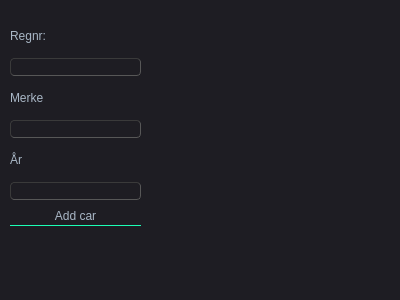
<?xml version="1.0" encoding="UTF-8"?>
<ui version="4.0">
 <class>addcar</class>
 <widget class="QDialog" name="addcar">
  <property name="geometry">
   <rect>
    <x>0</x>
    <y>0</y>
    <width>400</width>
    <height>300</height>
   </rect>
  </property>
  <property name="windowTitle">
   <string>Dialog</string>
  </property>
  <property name="styleSheet">
   <string notr="true">QMainWindow {
	background-color:#1e1d23;
}
QDialog {
	background-color:#1e1d23;
}
QColorDialog {
	background-color:#1e1d23;
}
QTextEdit {
	background-color:#1e1d23;
	color: #a9b7c6;
}
QPlainTextEdit {
	selection-background-color:#007b50;
	background-color:#1e1d23;
	border-style: solid;
	border-top-color: transparent;
	border-right-color: transparent;
	border-left-color: transparent;
	border-bottom-color: transparent;
	border-width: 1px;
	color: #a9b7c6;
}
QPushButton{
	border-style: solid;
	border-top-color: transparent;
	border-right-color: transparent;
	border-left-color: transparent;
	border-bottom-color: transparent;
	border-width: 1px;
	border-style: solid;
	color: #a9b7c6;
	padding: 2px;
	background-color: #1e1d23;
}
QPushButton::default{
	border-style: inset;
	border-top-color: transparent;
	border-right-color: transparent;
	border-left-color: transparent;
	border-bottom-color: #04b97f;
	border-width: 1px;
	color: #a9b7c6;
	padding: 2px;
	background-color: #1e1d23;
}
QToolButton {
	border-style: solid;
	border-top-color: transparent;
	border-right-color: transparent;
	border-left-color: transparent;
	border-bottom-color: #04b97f;
	border-bottom-width: 1px;
	border-style: solid;
	color: #a9b7c6;
	padding: 2px;
	background-color: #1e1d23;
}
QToolButton:hover{
	border-style: solid;
	border-top-color: transparent;
	border-right-color: transparent;
	border-left-color: transparent;
	border-bottom-color: #37efba;
	border-bottom-width: 2px;
	border-style: solid;
	color: #FFFFFF;
	padding-bottom: 1px;
	background-color: #1e1d23;
}
QPushButton:hover{
	border-style: solid;
	border-top-color: transparent;
	border-right-color: transparent;
	border-left-color: transparent;
	border-bottom-color: #37efba;
	border-bottom-width: 1px;
	border-style: solid;
	color: #FFFFFF;
	padding-bottom: 2px;
	background-color: #1e1d23;
}
QPushButton:pressed{
	border-style: solid;
	border-top-color: transparent;
	border-right-color: transparent;
	border-left-color: transparent;
	border-bottom-color: #37efba;
	border-bottom-width: 2px;
	border-style: solid;
	color: #37efba;
	padding-bottom: 1px;
	background-color: #1e1d23;
}
QPushButton:disabled{
	border-style: solid;
	border-top-color: transparent;
	border-right-color: transparent;
	border-left-color: transparent;
	border-bottom-color: #808086;
	border-bottom-width: 2px;
	border-style: solid;
	color: #808086;
	padding-bottom: 1px;
	background-color: #1e1d23;
}
QLineEdit {
	border-width: 1px; border-radius: 4px;
	border-color: rgb(58, 58, 58);
	border-style: inset;
	padding: 0 8px;
	color: #a9b7c6;
	background:#1e1d23;
	selection-background-color:#007b50;
	selection-color: #FFFFFF;
}
QLabel {
	color: #a9b7c6;
}
QLCDNumber {
	color: #37e6b4;
}
QProgressBar {
	text-align: center;
	color: rgb(240, 240, 240);
	border-width: 1px; 
	border-radius: 10px;
	border-color: rgb(58, 58, 58);
	border-style: inset;
	background-color:#1e1d23;
}
QProgressBar::chunk {
	background-color: #04b97f;
	border-radius: 5px;
}
QMenuBar {
	background-color: #1e1d23;
}
QMenuBar::item {
	color: #a9b7c6;
  	spacing: 3px;
  	padding: 1px 4px;
  	background: #1e1d23;
}

QMenuBar::item:selected {
  	background:#1e1d23;
	color: #FFFFFF;
}
QMenu::item:selected {
	border-style: solid;
	border-top-color: transparent;
	border-right-color: transparent;
	border-left-color: #04b97f;
	border-bottom-color: transparent;
	border-left-width: 2px;
	color: #FFFFFF;
	padding-left:15px;
	padding-top:4px;
	padding-bottom:4px;
	padding-right:7px;
	background-color: #1e1d23;
}
QMenu::item {
	border-style: solid;
	border-top-color: transparent;
	border-right-color: transparent;
	border-left-color: transparent;
	border-bottom-color: transparent;
	border-bottom-width: 1px;
	border-style: solid;
	color: #a9b7c6;
	padding-left:17px;
	padding-top:4px;
	padding-bottom:4px;
	padding-right:7px;
	background-color: #1e1d23;
}
QMenu{
	background-color:#1e1d23;
}
QTabWidget {
	color:rgb(0,0,0);
	background-color:#1e1d23;
}
QTabWidget::pane {
		border-color: rgb(77,77,77);
		background-color:#1e1d23;
		border-style: solid;
		border-width: 1px;
    	border-radius: 6px;
}
QTabBar::tab {
	border-style: solid;
	border-top-color: transparent;
	border-right-color: transparent;
	border-left-color: transparent;
	border-bottom-color: transparent;
	border-bottom-width: 1px;
	border-style: solid;
	color: #808086;
	padding: 3px;
	margin-left:3px;
	background-color: #1e1d23;
}
QTabBar::tab:selected, QTabBar::tab:last:selected, QTabBar::tab:hover {
  	border-style: solid;
	border-top-color: transparent;
	border-right-color: transparent;
	border-left-color: transparent;
	border-bottom-color: #04b97f;
	border-bottom-width: 2px;
	border-style: solid;
	color: #FFFFFF;
	padding-left: 3px;
	padding-bottom: 2px;
	margin-left:3px;
	background-color: #1e1d23;
}

QCheckBox {
	color: #a9b7c6;
	padding: 2px;
}
QCheckBox:disabled {
	color: #808086;
	padding: 2px;
}

QCheckBox:hover {
	border-radius:4px;
	border-style:solid;
	padding-left: 1px;
	padding-right: 1px;
	padding-bottom: 1px;
	padding-top: 1px;
	border-width:1px;
	border-color: rgb(87, 97, 106);
	background-color:#1e1d23;
}
QCheckBox::indicator:checked {

	height: 10px;
	width: 10px;
	border-style:solid;
	border-width: 1px;
	border-color: #04b97f;
	color: #a9b7c6;
	background-color: #04b97f;
}
QCheckBox::indicator:unchecked {

	height: 10px;
	width: 10px;
	border-style:solid;
	border-width: 1px;
	border-color: #04b97f;
	color: #a9b7c6;
	background-color: transparent;
}
QRadioButton {
	color: #a9b7c6;
	background-color: #1e1d23;
	padding: 1px;
}
QRadioButton::indicator:checked {
	height: 10px;
	width: 10px;
	border-style:solid;
	border-radius:5px;
	border-width: 1px;
	border-color: #04b97f;
	color: #a9b7c6;
	background-color: #04b97f;
}
QRadioButton::indicator:!checked {
	height: 10px;
	width: 10px;
	border-style:solid;
	border-radius:5px;
	border-width: 1px;
	border-color: #04b97f;
	color: #a9b7c6;
	background-color: transparent;
}
QStatusBar {
	color:#027f7f;
}
QSpinBox {
	color: #a9b7c6;	
	background-color: #1e1d23;
}
QDoubleSpinBox {
	color: #a9b7c6;	
	background-color: #1e1d23;
}
QTimeEdit {
	color: #a9b7c6;	
	background-color: #1e1d23;
}
QDateTimeEdit {
	color: #a9b7c6;	
	background-color: #1e1d23;
}
QDateEdit {
	color: #a9b7c6;	
	background-color: #1e1d23;
}
QComboBox {
	color: #a9b7c6;	
	background: #1e1d23;
}
QComboBox:editable {
	background: #1e1d23;
	color: #a9b7c6;
	selection-background-color: #1e1d23;
}
QComboBox QAbstractItemView {
	color: #a9b7c6;	
	background: #1e1d23;
	selection-color: #FFFFFF;
	selection-background-color: #1e1d23;
}
QComboBox:!editable:on, QComboBox::drop-down:editable:on {
	color: #a9b7c6;	
	background: #1e1d23;
}
QFontComboBox {
	color: #a9b7c6;	
	background-color: #1e1d23;
}
QToolBox {
	color: #a9b7c6;
	background-color: #1e1d23;
}
QToolBox::tab {
	color: #a9b7c6;
	background-color: #1e1d23;
}
QToolBox::tab:selected {
	color: #FFFFFF;
	background-color: #1e1d23;
}
QScrollArea {
	color: #FFFFFF;
	background-color: #1e1d23;
}
QSlider::groove:horizontal {
	height: 5px;
	background: #04b97f;
}
QSlider::groove:vertical {
	width: 5px;
	background: #04b97f;
}
QSlider::handle:horizontal {
	background: qlineargradient(x1:0, y1:0, x2:1, y2:1, stop:0 #b4b4b4, stop:1 #8f8f8f);
	border: 1px solid #5c5c5c;
	width: 14px;
	margin: -5px 0;
	border-radius: 7px;
}
QSlider::handle:vertical {
	background: qlineargradient(x1:1, y1:1, x2:0, y2:0, stop:0 #b4b4b4, stop:1 #8f8f8f);
	border: 1px solid #5c5c5c;
	height: 14px;
	margin: 0 -5px;
	border-radius: 7px;
}
QSlider::add-page:horizontal {
    background: white;
}
QSlider::add-page:vertical {
    background: white;
}
QSlider::sub-page:horizontal {
    background: #04b97f;
}
QSlider::sub-page:vertical {
    background: #04b97f;
}</string>
  </property>
  <widget class="QWidget" name="layoutWidget">
   <property name="geometry">
    <rect>
     <x>10</x>
     <y>20</y>
     <width>131</width>
     <height>206</height>
    </rect>
   </property>
   <layout class="QVBoxLayout" name="verticalLayout_5">
    <item>
     <layout class="QVBoxLayout" name="verticalLayout_4">
      <item>
       <layout class="QVBoxLayout" name="verticalLayout">
        <item>
         <widget class="QLabel" name="label">
          <property name="text">
           <string>Regnr:</string>
          </property>
         </widget>
        </item>
        <item>
         <widget class="QLineEdit" name="Regnr">
          <property name="text">
           <string/>
          </property>
         </widget>
        </item>
       </layout>
      </item>
      <item>
       <layout class="QVBoxLayout" name="verticalLayout_2">
        <item>
         <widget class="QLabel" name="label_2">
          <property name="text">
           <string>Merke</string>
          </property>
         </widget>
        </item>
        <item>
         <widget class="QLineEdit" name="Merke">
          <property name="text">
           <string/>
          </property>
         </widget>
        </item>
       </layout>
      </item>
      <item>
       <layout class="QVBoxLayout" name="verticalLayout_3">
        <item>
         <widget class="QLabel" name="label_3">
          <property name="text">
           <string>År</string>
          </property>
         </widget>
        </item>
        <item>
         <widget class="QLineEdit" name="Aar">
          <property name="text">
           <string/>
          </property>
         </widget>
        </item>
       </layout>
      </item>
     </layout>
    </item>
    <item>
     <widget class="QPushButton" name="pushButton">
      <property name="text">
       <string>Add car</string>
      </property>
     </widget>
    </item>
   </layout>
  </widget>
 </widget>
 <resources/>
 <connections/>
</ui>
